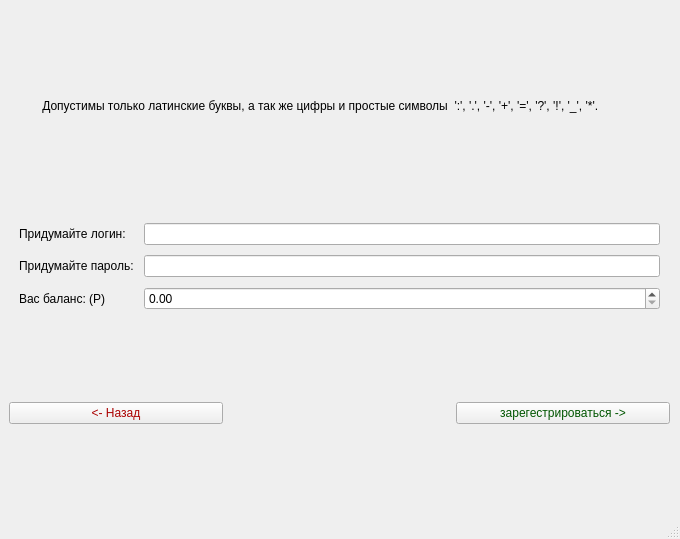
<?xml version="1.0" encoding="UTF-8"?>
<ui version="4.0">
 <class>MainWindow</class>
 <widget class="QMainWindow" name="MainWindow">
  <property name="geometry">
   <rect>
    <x>0</x>
    <y>0</y>
    <width>680</width>
    <height>539</height>
   </rect>
  </property>
  <property name="minimumSize">
   <size>
    <width>500</width>
    <height>450</height>
   </size>
  </property>
  <property name="maximumSize">
   <size>
    <width>3000</width>
    <height>3000</height>
   </size>
  </property>
  <property name="windowTitle">
   <string>Финансовый ассистент</string>
  </property>
  <property name="styleSheet">
   <string notr="true">font: 10pt &quot;MS Shell Dlg 2&quot;;</string>
  </property>
  <widget class="QWidget" name="centralwidget">
   <layout class="QGridLayout" name="gridLayout_2" rowminimumheight="0,0,0">
    <property name="rightMargin">
     <number>10</number>
    </property>
    <property name="bottomMargin">
     <number>10</number>
    </property>
    <property name="spacing">
     <number>10</number>
    </property>
    <item row="1" column="0" colspan="3">
     <layout class="QGridLayout" name="gridLayout">
      <property name="leftMargin">
       <number>10</number>
      </property>
      <property name="topMargin">
       <number>10</number>
      </property>
      <property name="rightMargin">
       <number>10</number>
      </property>
      <item row="1" column="1">
       <widget class="QLineEdit" name="password"/>
      </item>
      <item row="2" column="0">
       <widget class="QLabel" name="label51654">
        <property name="text">
         <string>Вас баланс: (P)</string>
        </property>
       </widget>
      </item>
      <item row="2" column="1">
       <widget class="QDoubleSpinBox" name="money">
        <property name="maximum">
         <double>99999999.000000000000000</double>
        </property>
       </widget>
      </item>
      <item row="0" column="0">
       <widget class="QLabel" name="lab">
        <property name="text">
         <string>Придумайте логин:</string>
        </property>
       </widget>
      </item>
      <item row="1" column="0">
       <widget class="QLabel" name="label_2">
        <property name="text">
         <string>Придумайте пароль:</string>
        </property>
       </widget>
      </item>
      <item row="0" column="1">
       <widget class="QLineEdit" name="login"/>
      </item>
     </layout>
    </item>
    <item row="2" column="2">
     <widget class="QPushButton" name="reg_begin">
      <property name="styleSheet">
       <string notr="true">font: 11pt &quot;MS Shell Dlg 2&quot;;
color: rgb(0, 85, 0)</string>
      </property>
      <property name="text">
       <string>зарегестрироваться -&gt;</string>
      </property>
     </widget>
    </item>
    <item row="2" column="0">
     <widget class="QPushButton" name="back_button">
      <property name="styleSheet">
       <string notr="true">font: 11pt &quot;MS Shell Dlg 2&quot;;
color : rgb(170, 0, 0)</string>
      </property>
      <property name="text">
       <string>&lt;- Назад</string>
      </property>
     </widget>
    </item>
    <item row="0" column="0" colspan="3">
     <widget class="QLabel" name="out_label">
      <property name="maximumSize">
       <size>
        <width>16777215</width>
        <height>30</height>
       </size>
      </property>
      <property name="text">
       <string>          Допустимы только латинские буквы, а так же цифры и простые символы  ':', '.', '-', '+', '=', '?', '!', '_', '*'.</string>
      </property>
     </widget>
    </item>
   </layout>
  </widget>
  <widget class="QMenuBar" name="menubar">
   <property name="geometry">
    <rect>
     <x>0</x>
     <y>0</y>
     <width>680</width>
     <height>22</height>
    </rect>
   </property>
  </widget>
  <widget class="QStatusBar" name="statusbar"/>
 </widget>
 <resources/>
 <connections/>
</ui>
